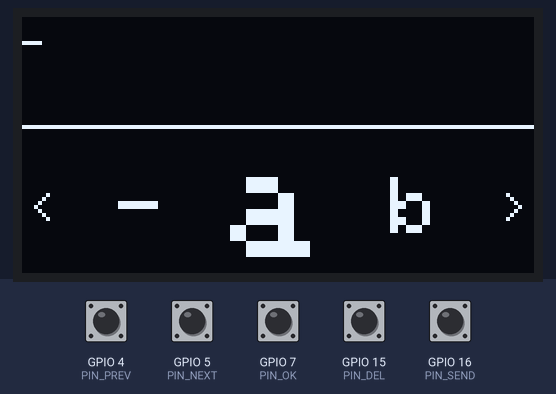
Bench run of a sketch on a simulated ESP32-S3. Shown: 128×64 one-colour display. The inputs (shaded band) are chosen by the test bench; at power-on: GPIO 4 (PIN_PREV), GPIO 5 (PIN_NEXT), GPIO 7 (PIN_OK), GPIO 15 (PIN_DEL), GPIO 16 (PIN_SEND) HIGH. WiFi joins after 1.5 s; servers stay silent unless stated; uploads are accepted with an empty reply; web services answer with replies made up by the test bench.

Above: at 4.0 s.
4.1 s: GPIO 4 (PIN_PREV) pulled LOW for 1 s
At 5.9 s:
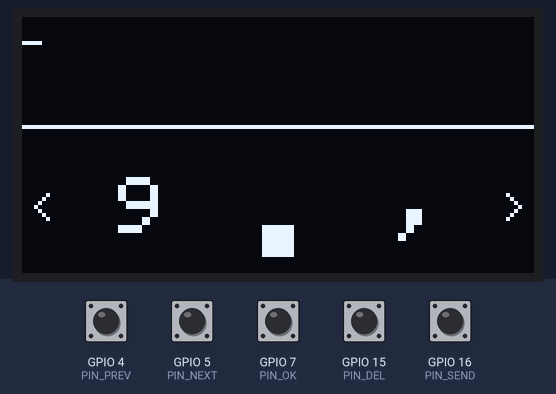
6.6 s: GPIO 7 (PIN_OK) pulled LOW for 0.15 s
8.2 s: GPIO 16 (PIN_SEND) pulled LOW for 0.15 s
At 9.6 s:
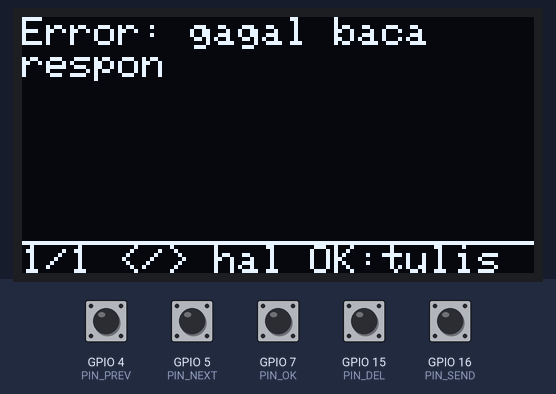
9.9 s: GPIO 15 (PIN_DEL) pulled LOW for 0.15 s
At 11.0 s:
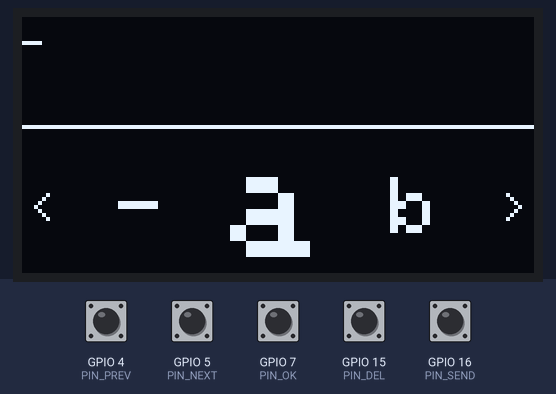
11.5 s: GPIO 5 (PIN_NEXT) pulled LOW for 0.15 s
At 12.3 s:
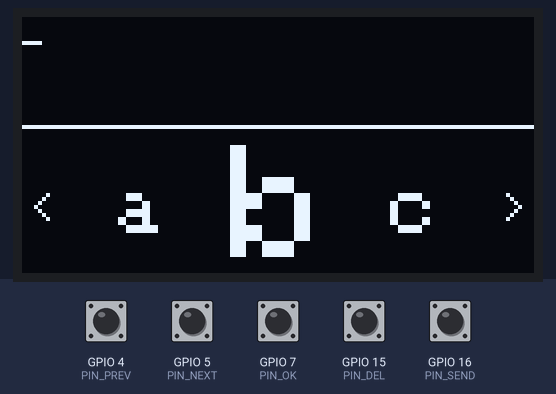
13.1 s: GPIO 5 (PIN_NEXT) pulled LOW for 1 s
At 15.2 s:
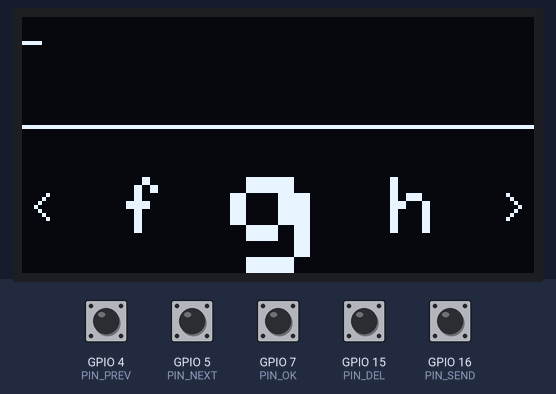
Timing chart, 0 to 16.7 s (numbered marks = the images above; inputs shaded):
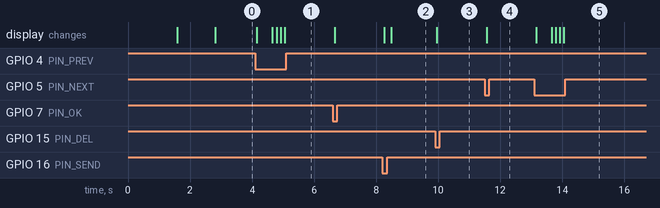

Measured:
- after the input at 4.1 s, the display: first changes after 0.06 s (image 1 shows a later state)
- after the input at 8.2 s, the display: first changes after 0.06 s (image 2 shows a later state)
- after the input at 9.9 s, the display: changes after 0.06 s (image 3)
- after the input at 11.5 s, the display: changes after 0.06 s (image 4)
- after the input at 13.1 s, the display: first changes after 0.06 s (image 5 shows a later state)

The sketch:

pocket_ai_v2.ino
```cpp
/*
  POCKET AI v2 - ESP32-S3
  5 tombol + OLED 0.96" SPI (6 pin) -> Gemini -> log ke Telegram
  Remote IR bersifat opsional (matikan/nyalakan dengan USE_IR).

  Library (Library Manager):
   - Adafruit SSD1306
   - Adafruit GFX Library
   - ArduinoJson (v7.x)
   - IRremote (v4.x)  -> hanya kalau USE_IR = 1

  Wiring OLED (SPI):
   GND -> GND        VCC -> 3V3
   SCL -> GPIO 12    SDA -> GPIO 11
   RES -> GPIO 13    DC  -> GPIO 10

  Tombol (satu kaki ke GPIO, kaki lain ke GND):
   MUNDUR (<) -> GPIO 4     MAJU (>)  -> GPIO 5
   OK         -> GPIO 7     HAPUS     -> GPIO 15
   KIRIM      -> GPIO 16

  IR receiver: OUT -> GPIO 6, VCC -> 3V3, GND -> GND

  Cara pakai:
   < >    : pilih karakter (tahan = jalan otomatis)
   OK     : masukkan karakter ke teks
   HAPUS  : hapus 1 huruf (tahan 1 detik = hapus semua)
   KIRIM  : kirim ke Gemini
   Layar jawaban: < > ganti halaman, OK atau HAPUS = kembali menulis
   Layar mati sendiri setelah 30 detik, tombol apa pun menyalakannya lagi.
*/

#include <WiFi.h>
#include <WiFiClientSecure.h>
#include <HTTPClient.h>
#include <ArduinoJson.h>
#include <SPI.h>
#include <Adafruit_GFX.h>
#include <Adafruit_SSD1306.h>
#include <vector>

// ================== ISI DATA KAMU ==================
const char* WIFI_SSID  = "NAMA_WIFI";
const char* WIFI_PASS  = "PASSWORD_WIFI";
const char* TG_TOKEN   = "TOKEN_BOT_KAMU";
const char* CHAT_ID    = "CHAT_ID_KAMU";
const char* GEMINI_KEY = "API_KEY_GEMINI";
const char* MODEL      = "ISI_ID_MODEL_FLASH_DI_SINI";
// ===================================================

// ---------- Pin ----------
#define OLED_SCK   12
#define OLED_MOSI  11
#define OLED_DC    10
#define OLED_RST   13
#define OLED_CS    14   // tidak disambung (CS modul sudah ke GND)

#define PIN_PREV   4
#define PIN_NEXT   5
#define PIN_OK     7
#define PIN_DEL    15
#define PIN_SEND   16

// ---------- Opsi ----------
#define USE_IR            0       // 1 = aktifkan remote IR (isi kode di bawah)
#define IR_PIN            6
#define LAYAR_REDUP       true    // true = kecerahan diturunkan (hemat baterai)
#define TIMEOUT_LAYAR_MS  30000UL // layar mati setelah 30 detik tanpa tombol

#if USE_IR
#include <IRremote.hpp>
// Isi dengan kode tombol remote kamu (lihat di Serial Monitor saat menekan tombol).
// 0xFFFF = belum diisi.
const uint16_t IR_PREV = 0xFFFF;
const uint16_t IR_NEXT = 0xFFFF;
const uint16_t IR_OK   = 0xFFFF;
const uint16_t IR_DEL  = 0xFFFF;
const uint16_t IR_SEND = 0xFFFF;
#endif

// ---------- Layar ----------
#define SCREEN_W 128
#define SCREEN_H 64
#define COLS 21
#define ROWS_PAGE 7

Adafruit_SSD1306 display(SCREEN_W, SCREEN_H, &SPI, OLED_DC, OLED_RST, OLED_CS);

// Urutan karakter
const char* CHARS = "abcdefghijklmnopqrstuvwxyz 0123456789.,?!-";
int NCHARS;
int idx = 0;

String teks = "";
const int MAX_TEKS = 200;

enum Mode { MODE_INPUT, MODE_JAWABAN };
Mode mode = MODE_INPUT;

std::vector<String> lines;
int halaman = 0;

bool layarMati = false;
unsigned long lastActivity = 0;

// ---------- Tombol ----------
struct Tombol {
  int pin;
  bool lastRaw = HIGH;
  bool stable = HIGH;
  unsigned long lastChange = 0;
  unsigned long pressedAt = 0;
  unsigned long lastRepeat = 0;
  bool longDone = false;
};
Tombol bPrev{PIN_PREV}, bNext{PIN_NEXT}, bOk{PIN_OK}, bDel{PIN_DEL}, bSend{PIN_SEND};

// true sekali saat tombol baru ditekan
bool tekanBaru(Tombol &b) {
  bool raw = digitalRead(b.pin);
  unsigned long now = millis();
  if (raw != b.lastRaw) { b.lastRaw = raw; b.lastChange = now; }
  if (now - b.lastChange > 30 && raw != b.stable) {
    b.stable = raw;
    if (b.stable == LOW) {
      b.pressedAt = now;
      b.lastRepeat = now;
      b.longDone = false;
      return true;
    }
  }
  return false;
}

// true berulang saat ditahan (setelah 500 ms, tiap 130 ms)
bool tahanRepeat(Tombol &b) {
  if (b.stable == LOW) {
    unsigned long now = millis();
    if (now - b.pressedAt > 500 && now - b.lastRepeat > 130) {
      b.lastRepeat = now;
      return true;
    }
  }
  return false;
}

// true sekali saat ditahan lebih dari ms
bool tahanLama(Tombol &b, unsigned long ms) {
  if (b.stable == LOW && !b.longDone && millis() - b.pressedAt > ms) {
    b.longDone = true;
    return true;
  }
  return false;
}

// ---------- Layar hidup/mati ----------
void layarNyala() { display.ssd1306_command(SSD1306_DISPLAYON);  layarMati = false; }
void layarOff()   { display.ssd1306_command(SSD1306_DISPLAYOFF); layarMati = true; }

// ---------- Tampilan ----------
void pesan(const String& a, const String& b = "") {
  display.clearDisplay();
  display.setTextSize(1);
  display.setTextColor(SSD1306_WHITE);
  display.setCursor(0, 20);
  display.println(a);
  if (b.length()) display.println(b);
  display.display();
}

char labelChar(int i) {
  char c = CHARS[((i % NCHARS) + NCHARS) % NCHARS];
  return c == ' ' ? '_' : c;
}

void gambarInput() {
  display.clearDisplay();
  display.setTextColor(SSD1306_WHITE);
  display.setTextSize(1);

  String tampil = teks + "_";
  if (tampil.length() > COLS * 3) tampil = tampil.substring(tampil.length() - COLS * 3);
  display.setCursor(0, 0);
  display.print(tampil);

  display.drawLine(0, 27, SCREEN_W - 1, 27, SSD1306_WHITE);

  // tetangga kiri dan kanan (kecil)
  display.setTextSize(1);
  display.setCursor(2, 44);   display.print("<");
  display.setCursor(120, 44); display.print(">");
  display.setTextSize(2);
  display.setCursor(24, 40);  display.print(labelChar(idx - 1));
  display.setCursor(92, 40);  display.print(labelChar(idx + 1));

  // karakter terpilih (besar)
  display.setTextSize(4);
  display.setCursor(52, 32);
  display.print(labelChar(idx));
  display.display();
}

void gambarJawaban() {
  display.clearDisplay();
  display.setTextSize(1);
  display.setTextColor(SSD1306_WHITE);
  int total = (lines.size() + ROWS_PAGE - 1) / ROWS_PAGE;
  if (total < 1) total = 1;
  int start = halaman * ROWS_PAGE;
  for (int i = 0; i < ROWS_PAGE; i++) {
    int n = start + i;
    if (n >= (int)lines.size()) break;
    display.setCursor(0, i * 8);
    display.print(lines[n]);
  }
  display.drawLine(0, 56, SCREEN_W - 1, 56, SSD1306_WHITE);
  display.setCursor(0, 57);
  display.print(halaman + 1); display.print("/"); display.print(total);
  display.print(" </> hal OK:tulis");
  display.display();
}

// ---------- Teks ----------
void wrapText(const String& s) {
  lines.clear();
  String line = "", word = "";
  for (size_t i = 0; i <= s.length(); i++) {
    char c = (i < s.length()) ? s[i] : ' ';
    if (c == ' ' || c == '\n') {
      if (word.length()) {
        if (line.length() + (line.length() ? 1 : 0) + word.length() <= COLS) {
          if (line.length()) line += ' ';
          line += word;
        } else {
          if (line.length()) lines.push_back(line);
          line = word;
          while ((int)line.length() > COLS) {
            lines.push_back(line.substring(0, COLS));
            line = line.substring(COLS);
          }
        }
        word = "";
      }
      if (c == '\n') { lines.push_back(line); line = ""; }
    } else {
      word += c;
    }
  }
  if (line.length()) lines.push_back(line);
}

// Buang karakter yang tidak bisa ditampilkan OLED (emoji, aksen, markdown)
String bersihkan(const String& s) {
  String out = "";
  for (size_t i = 0; i < s.length(); i++) {
    unsigned char c = s[i];
    if (c == '\n' || (c >= 32 && c < 127)) {
      if (c == '*' || c == '#' || c == '`') continue;
      out += (char)c;
    }
  }
  out.trim();
  return out;
}

// ---------- WiFi ----------
bool pastikanWiFi() {
  if (WiFi.status() == WL_CONNECTED) return true;
  WiFi.disconnect();
  WiFi.begin(WIFI_SSID, WIFI_PASS);
  unsigned long t0 = millis();
  while (WiFi.status() != WL_CONNECTED && millis() - t0 < 10000) delay(200);
  return WiFi.status() == WL_CONNECTED;
}

// ---------- Telegram ----------
void kirimTele(const String& text) {
  WiFiClientSecure c; c.setInsecure();
  HTTPClient http;
  if (!http.begin(c, String("https://api.telegram.org/bot") + TG_TOKEN + "/sendMessage")) return;
  http.addHeader("Content-Type", "application/json");
  JsonDocument d;
  d["chat_id"] = CHAT_ID;
  d["text"] = text.substring(0, 4000);
  String body; serializeJson(d, body);
  http.POST(body);
  http.end();
}

// ---------- Gemini ----------
String tanyaGemini(const String& q) {
  WiFiClientSecure c; c.setInsecure();
  HTTPClient http;
  String url = String("https://generativelanguage.googleapis.com/v1beta/models/") + MODEL + ":generateContent";
  if (!http.begin(c, url)) return "Error: gagal mulai koneksi";
  http.addHeader("Content-Type", "application/json");
  http.addHeader("x-goog-api-key", GEMINI_KEY);
  http.setTimeout(60000);

  JsonDocument req;
  req["systemInstruction"]["parts"][0]["text"] =
    "Kamu asisten di perangkat kecil berlayar OLED. Jawab singkat, padat, "
    "bahasa Indonesia, teks polos tanpa markdown dan tanpa emoji.";
  req["contents"][0]["parts"][0]["text"] = q;
  // Dibuat longgar supaya model yang 'berpikir' tidak kehabisan token sebelum menjawab
  req["generationConfig"]["maxOutputTokens"] = 1500;
  String body; serializeJson(req, body);

  int code = http.POST(body);
  String res = http.getString();
  http.end();

  if (code <= 0) return "Error: gagal konek (" + String(code) + ")";

  JsonDocument r;
  if (deserializeJson(r, res)) return "Error: gagal baca respon";
  const char* t = r["candidates"][0]["content"]["parts"][0]["text"];
  if (t) return String(t);

  const char* fr = r["candidates"][0]["finishReason"];
  if (fr) return "Error " + String(code) + ": " + String(fr);
  return "Error " + String(code) + ": " + res.substring(0, 150);
}

// ---------- Kirim pertanyaan ----------
void prosesKirim() {
  if (teks.length() == 0) return;
  String q = teks;

  pesan("Mikir...");
  String a;
  if (!pastikanWiFi()) a = "Error: WiFi putus";
  else a = tanyaGemini(q);

  String aBersih = bersihkan(a);
  if (aBersih.length() == 0) aBersih = "(jawaban kosong)";

  wrapText(aBersih);
  halaman = 0;
  mode = MODE_JAWABAN;
  gambarJawaban();

  kirimTele("🧑 " + q + "\n\n🤖 " + a);

  teks = "";
  idx = 0;
  lastActivity = millis();
}

// ---------- Setup & Loop ----------
void setup() {
  Serial.begin(115200);
  NCHARS = strlen(CHARS);

  pinMode(PIN_PREV, INPUT_PULLUP);
  pinMode(PIN_NEXT, INPUT_PULLUP);
  pinMode(PIN_OK,   INPUT_PULLUP);
  pinMode(PIN_DEL,  INPUT_PULLUP);
  pinMode(PIN_SEND, INPUT_PULLUP);

  SPI.begin(OLED_SCK, -1, OLED_MOSI, OLED_CS);
  if (!display.begin(SSD1306_SWITCHCAPVCC, 0, true, false)) {
    Serial.println("OLED tidak terdeteksi! Cek wiring SCL/SDA/RES/DC.");
    while (true) delay(1000);
  }
  if (LAYAR_REDUP) display.dim(true);

#if USE_IR
  IrReceiver.begin(IR_PIN, DISABLE_LED_FEEDBACK);
#endif

  pesan("Pocket AI", "Konek WiFi...");
  WiFi.mode(WIFI_STA);
  WiFi.begin(WIFI_SSID, WIFI_PASS);
  unsigned long t0 = millis();
  while (WiFi.status() != WL_CONNECTED) {
    delay(300);
    if (millis() - t0 > 20000) {
      pesan("WiFi gagal!", "Cek SSID/password");
      delay(3000);
      ESP.restart();
    }
  }
  pesan("WiFi OK", WiFi.localIP().toString());
  delay(1200);
  gambarInput();
  lastActivity = millis();
}

void loop() {
  bool aPrev = tekanBaru(bPrev); aPrev |= tahanRepeat(bPrev);
  bool aNext = tekanBaru(bNext); aNext |= tahanRepeat(bNext);
  bool aOk   = tekanBaru(bOk);
  bool aDel  = tekanBaru(bDel);
  bool aSend = tekanBaru(bSend);
  bool clearAll = tahanLama(bDel, 1000);

#if USE_IR
  if (IrReceiver.decode()) {
    if (!(IrReceiver.decodedIRData.flags & IRDATA_FLAGS_IS_REPEAT)) {
      uint16_t c = IrReceiver.decodedIRData.command;
      Serial.print("IR command: 0x"); Serial.println(c, HEX);
      if (c == IR_PREV) aPrev = true;
      if (c == IR_NEXT) aNext = true;
      if (c == IR_OK)   aOk   = true;
      if (c == IR_DEL)  aDel  = true;
      if (c == IR_SEND) aSend = true;
    }
    IrReceiver.resume();
  }
#endif

  bool ada = aPrev || aNext || aOk || aDel || aSend || clearAll;
  unsigned long now = millis();

  if (!ada) {
    if (!layarMati && now - lastActivity > TIMEOUT_LAYAR_MS) layarOff();
    return;
  }

  lastActivity = now;
  if (layarMati) {          // tombol pertama hanya menyalakan layar
    layarNyala();
    return;
  }

  if (mode == MODE_INPUT) {
    if (aPrev) idx = (idx - 1 + NCHARS) % NCHARS;
    if (aNext) idx = (idx + 1) % NCHARS;
    if (aOk && (int)teks.length() < MAX_TEKS) teks += CHARS[idx];
    if (aDel && teks.length()) teks.remove(teks.length() - 1);
    if (clearAll) teks = "";
    if (aSend) { prosesKirim(); return; }
    gambarInput();
  } else {
    int total = (lines.size() + ROWS_PAGE - 1) / ROWS_PAGE;
    if (total < 1) total = 1;
    if (aNext) halaman = (halaman + 1) % total;
    if (aPrev) halaman = (halaman - 1 + total) % total;
    if (aOk || aDel) {
      mode = MODE_INPUT;
      gambarInput();
      return;
    }
    gambarJawaban();
  }
}
```
